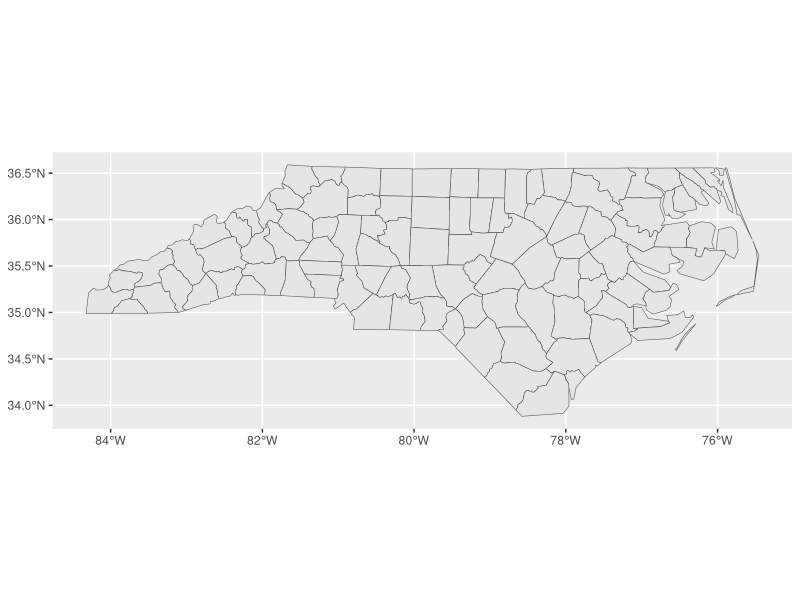
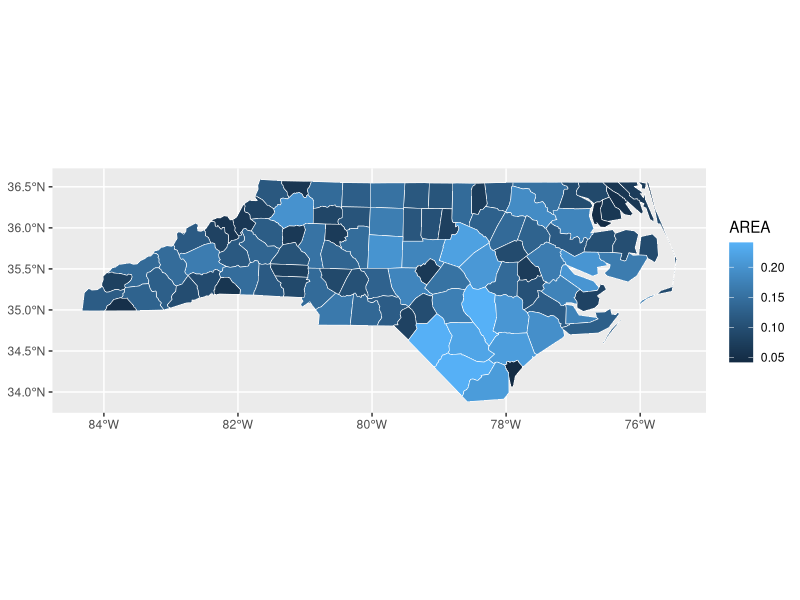
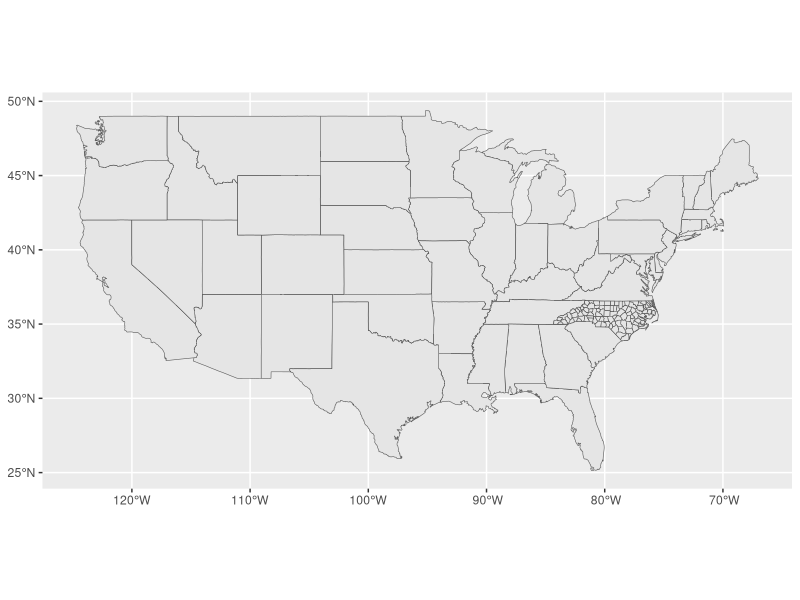
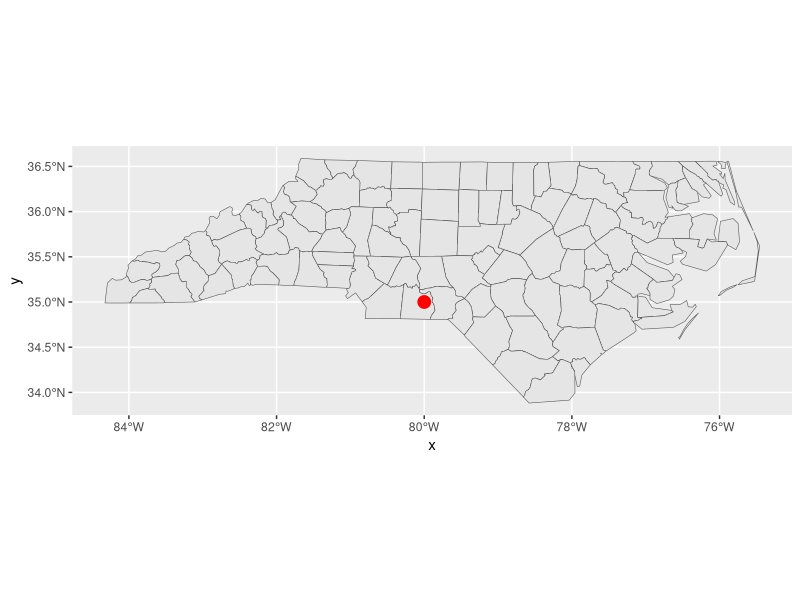
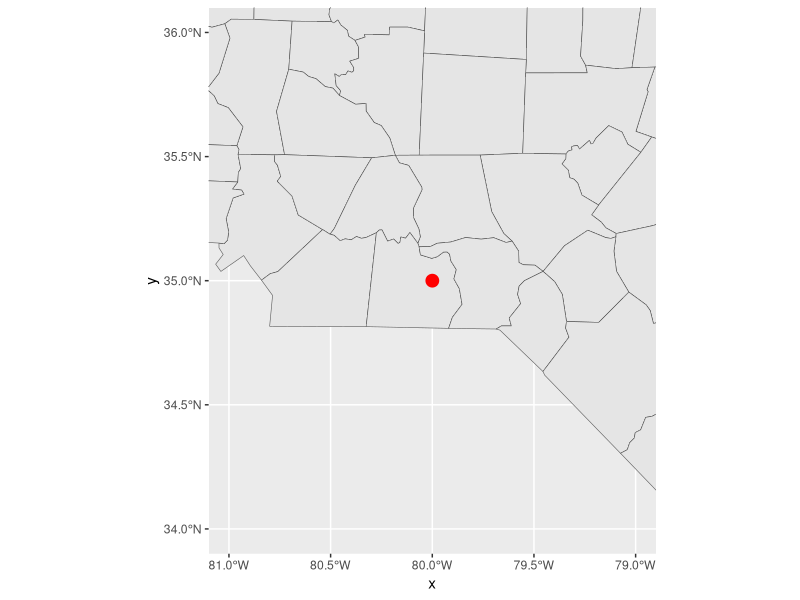
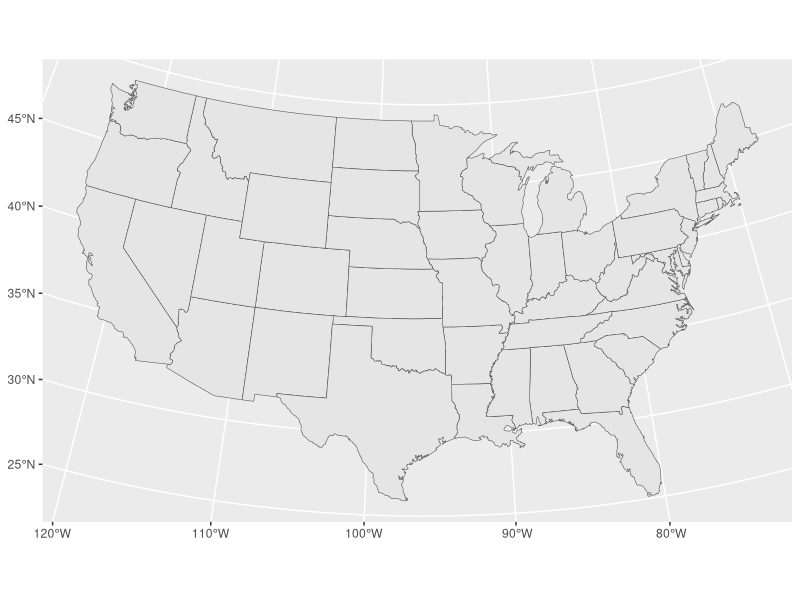

The R script that drew these images, in order:
## ---- chunk 1
knitr::opts_chunk$set(collapse = TRUE, comment = "#>")
## ---- chunk 2
library(tidyverse)
library(sf)

nc <- read_sf(system.file("shape/nc.shp", package = "sf"))
states <- st_as_sf(maps::map("state", plot = FALSE, fill = TRUE))
## ---- chunk 3
ggplot() +
  geom_sf(data = nc)
## ---- chunk 4
ggplot() +
  geom_sf(aes(fill = AREA), data = nc, color = "white")
## ---- chunk 5
ggplot() +
  geom_sf(data = states) + 
  geom_sf(data = nc)
## ---- chunk 6
ggplot() +
  geom_sf(data = nc) +
  annotate("point", x = -80, y = 35, colour = "red", size = 4)
## ---- chunk 7
    ggplot() +
      geom_sf(data = nc) +
      annotate("point", x = -80, y = 35, colour = "red", size = 4) + 
      coord_sf(xlim = c(-81, -79), ylim = c(34, 36))
## ---- chunk 8
    ggplot() +
      geom_sf(data = states) +
      coord_sf(crs = st_crs(102003))
